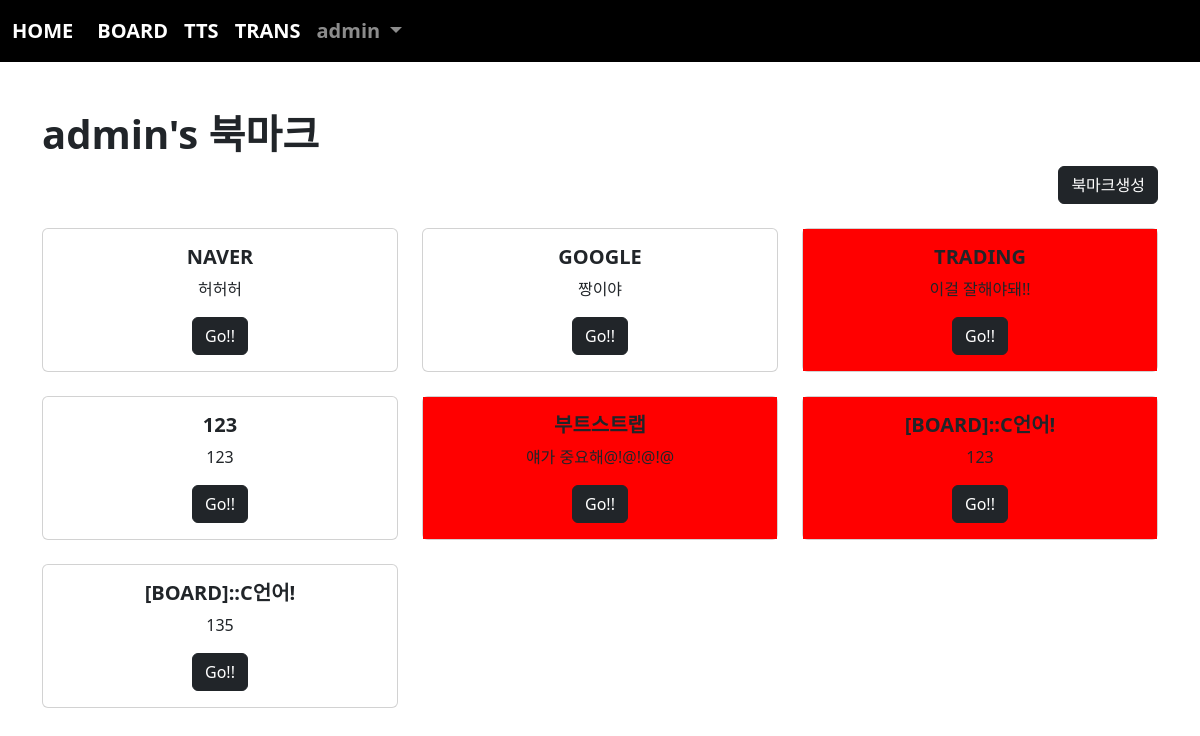
Screenshot of /book/index/ (signed in) with the database file from the repository.
### acc/models.py (models this page shows, shortened)
class User(AbstractUser):
    pic = models.ImageField(upload_to="user/%y/%m")
    comment = models.TextField(blank=True)
    point = models.IntegerField(default=0)

### book/models.py (models this page shows, shortened)
class Book(models.Model):
    site_name = models.CharField(max_length=100)
    site_url = models.TextField()
    site_con = models.TextField()
    maker = models.ForeignKey(User, on_delete=models.CASCADE)
    impo = models.BooleanField()

### book/views.py (the view)
# urls.py: path("index/", views.index, name="index"),
def index(request):
    b = request.user.book_set.all()
    context = {
        "bset" : b
    }
    return render(request, "book/index.html", context)

### templates/book/index.html
{% extends 'base.html' %}
{% block con %}
    <h1><b>{{ user }}'s 북마크</b></h1>
    <div class="text-end">
        <a href="{% url 'book:create' %}" class="btn btn-dark">북마크생성</a>
    </div>
    <div class="row">
        {% for i in bset %}
            <div class="col-sm-4 mt-4 text-center">
                <div class="card">
                    <div class="card-body" {% if i.impo %}style="background-color: red;"{% endif %}>
                        <h5 class="card-title"><b>{{ i.site_name }}</b></h5>
                        <p class="card-text">{{ i.site_con }}</p>
                        <a href="{{ i.site_url }}" class="btn btn-dark">Go!!</a>
                    </div>
                </div>
            </div>
        {% endfor %}
    </div>
{% endblock %}

### templates/base.html (shortened to what this page needs)
<!doctype html>
<html lang="en">
    <head>
        <link href="https://cdn.jsdelivr.net/npm/bootstrap@5.2.0-beta1/dist/css/bootstrap.min.css" rel="stylesheet">
    </head>
    <body>
        {% if user.is_authenticated %}
            <nav class="navbar navbar-expand-lg navbar-dark" style="background-color: rgb(0, 0, 0); font-weight: bold; font-size: 20px;">
                <div class="container-fluid">
                    <a class="navbar-brand" href="{% url 'acc:index' %}">HOME</a>
                    <div class="collapse navbar-collapse" id="navbarSupportedContent">
                        <ul class="navbar-nav me-auto mb-2 mb-lg-0">
                            <li class="nav-item">
                                <a class="nav-link active" aria-current="page" href="{% url 'board:index' %}">BOARD</a>
                            </li>
                            <li class="nav-item">
                                <a class="nav-link active" aria-current="page" href="{% url 'tts:index' %}">TTS</a>
                            </li>
                            <li class="nav-item">
                                <a class="nav-link active" aria-current="page" href="{% url 'trans:trans' %}">TRANS</a>
                            </li>
                            <li class="nav-item dropdown">
                                <a class="nav-link dropdown-toggle" href="#" id="navbarDropdown" role="button" data-bs-toggle="dropdown" aria-expanded="false">
                                    {{ user }}
                                </a>
                            </li>
                        </ul>
                    </div>
                </div>
            </nav>
        {% endif %}
        <div class="container mt-5 mb-5">
            {% if user.is_authenticated %}
                {% block con %}{% endblock %}
            {% endif %}
        </div>
    </body>
</html>

### rows the page displays
User: username "admin"
Book: site_name "NAVER", site_con "허허허"
Book: site_name "GOOGLE", site_con "짱이야"
Book: site_name "TRADING", site_con "이걸 잘해야돼!!"
Book: site_name "123", site_con "123"
Book: site_name "부트스트랩", site_con "얘가 중요해@!@!@!@"
Book: site_name "[BOARD]::C언어!", site_con "123"
Book: site_name "[BOARD]::C언어!", site_con "135"
